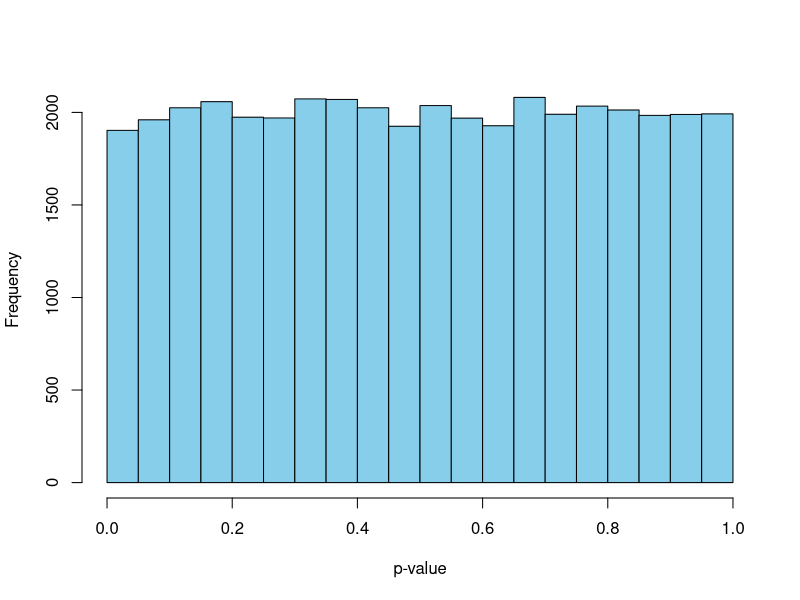
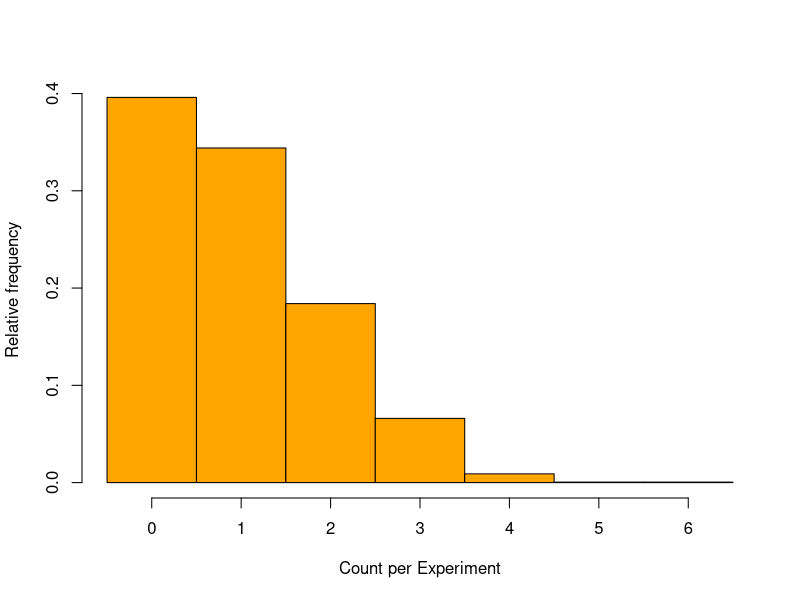
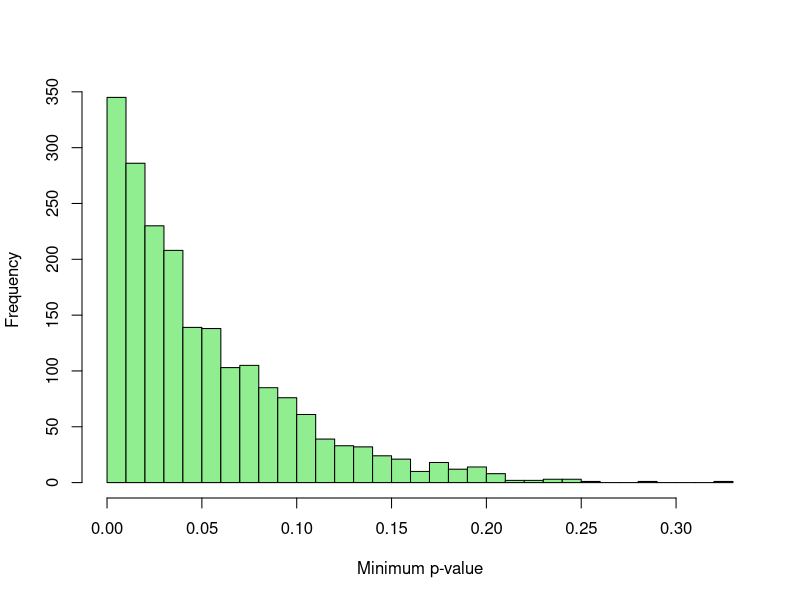

Generate these figures, in order, with R:
#label===do1screen
do1screen <- function(m = 20, n = 30) {
  pvals <- numeric(m)
  for (j in 1:m) {
    placebo <- rnorm(n, mean = 0, sd = 1)
    drug    <- rnorm(n, mean = 0, sd = 1)  # no effect at all
    pvals[j] <- t.test(drug, placebo)$p.value
  }
  pvals
}

set.seed(1)
pvals_demo <- do1screen()
pvals_demo
#===end

#label===pvalues
B <- 2000
all_p <- replicate(B, do1screen(), simplify = TRUE)
dim(all_p)  # 20 x 2000 matrix: 40,000 p-values in total
#===end

pdf("images/chapter_5/hypo-pvalues.pdf", width = 5, height = 4)
#label===hist
hist(all_p, breaks = 30, col = "skyblue",
     main = "",
     xlab = "p-value")
#===end
dev.off()

pdf("images/chapter_5/hypo-sigcount.pdf", width = 5, height = 4)
#label===sigcount
sig_count <- apply(all_p < 0.05, 2, sum)

hist(sig_count, breaks = seq(-0.5, max(sig_count) + 0.5, by = 1),
     freq = FALSE, col = "orange",
     main = "",
     xlab = "Count per Experiment", ylab = "Relative frequency")
#===end
dev.off()

#label===meansig
mean(sig_count >= 1)
#===end


pdf("images/chapter_5/hypo-minp.pdf", width = 5, height = 4)
#label===minp
min_p <- apply(all_p, 2, min)
hist(min_p, breaks = 30, col = "lightgreen",
     main = "",
     xlab = "Minimum p-value")
#===end
dev.off()


##


#label===do1screen_alt
do1screen_alt <- function(m = 20, n = 30, effect = 0.5) {
  pvals <- numeric(m)
  true_effect <- sample(1:m, 4)
  for (j in 1:m) {
    placebo <- rnorm(n, mean = 0, sd = 1)
    if (j %in% true_effect) {
      drug <- rnorm(n, mean = effect, sd = 1)
    } else {
      drug <- rnorm(n, mean = 0, sd = 1)
    }
    pvals[j] <- t.test(drug, placebo)$p.value
  }
  list(p = pvals, truth = true_effect)
}

set.seed(2)
#===end


##


#label===altresults
B <- 1000
results <- replicate(B, do1screen_alt(), simplify = FALSE)

TP_unc <- FP_unc <- TP_bonf <- FP_bonf <- numeric(B)

for (b in 1:B) {
  p <- results[[b]]$p
  truth <- results[[b]]$truth

  sig_unc <- which(p < 0.05)
  TP_unc[b] <- sum(sig_unc %in% truth)
  FP_unc[b] <- sum(!(sig_unc %in% truth))

  sig_bonf <- which(p < 0.05/20)
  TP_bonf[b] <- sum(sig_bonf %in% truth)
  FP_bonf[b] <- sum(!(sig_bonf %in% truth))
}

avg_results <- c("TP_unc"  = mean(TP_unc),
                 "FP_unc"  = mean(FP_unc),
                 "TP_bonf" = mean(TP_bonf),
                 "FP_bonf" = mean(FP_bonf))
avg_results
#===end
